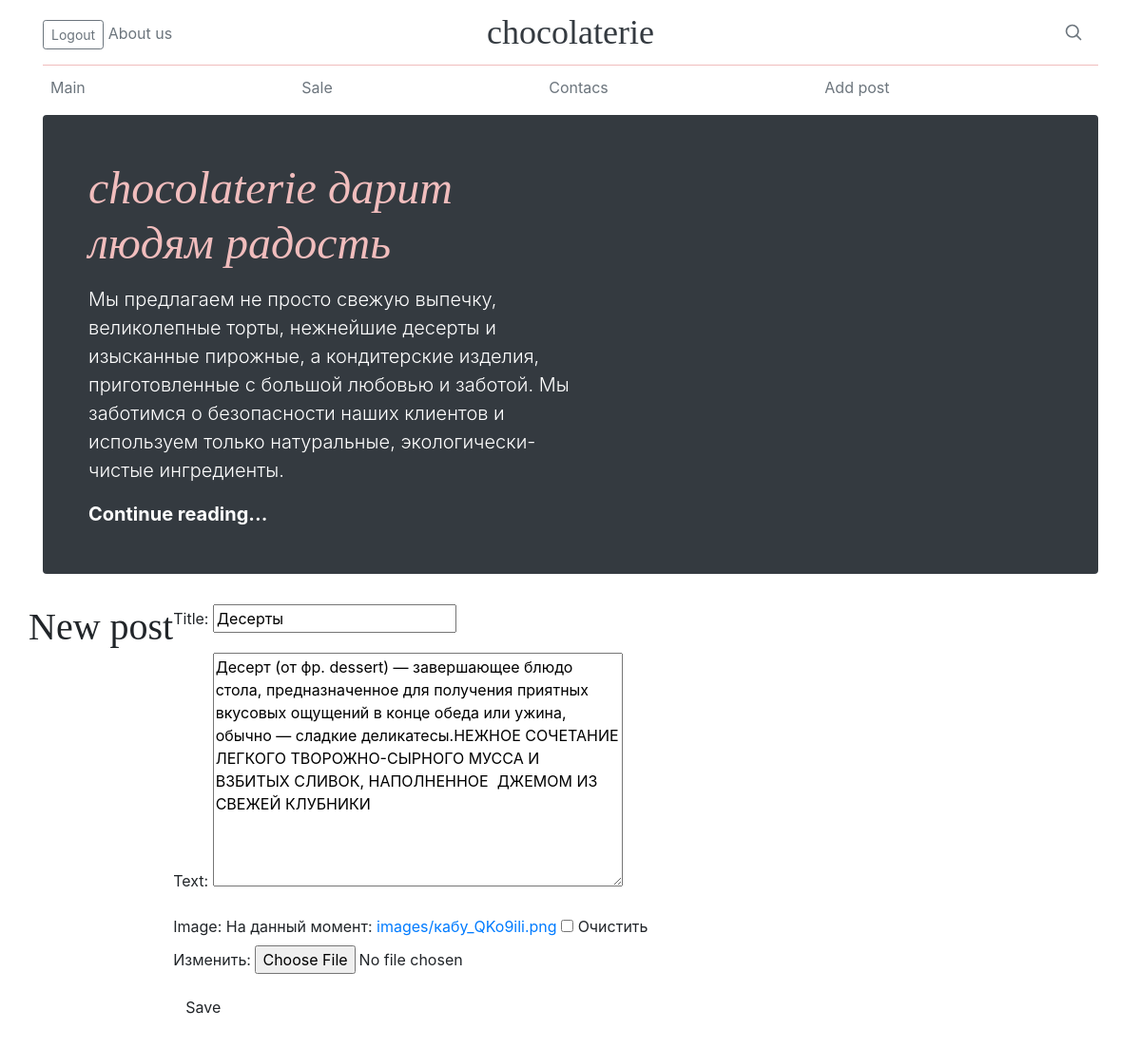
/post/30/edit/ (signed in), run on the app's committed database.
### blog/models.py (models this page shows)
class Post(models.Model):
    author = models.ForeignKey(settings.AUTH_USER_MODEL, on_delete=models.CASCADE)
    title = models.CharField(max_length=200)
    text = models.TextField()
    created_date = models.DateTimeField(default=timezone.now)
    published_date = models.DateTimeField(blank=True, null=True)
    image = models.ImageField(null=True, blank=True, upload_to='images/')

### blog/views.py (the view)
# urls.py: path('post/<int:pk>/edit/', views.post_edit, name='post_edit'),
@login_required
def post_edit(request, pk):
    post = get_object_or_404(Post, pk=pk)
    if request.method == "POST":
        form = PostForm(request.POST, request.FILES or None, instance=post)
        if form.is_valid():
            post = form.save(commit=False)
            post.author = request.user
            post.save()
            return redirect('post_detail', pk=post.pk)
    else:
        form = PostForm(instance=post)
    return render(request, 'blog/post_edit.html', {'form': form})

### blog/forms.py
class PostForm(forms.ModelForm):
    class Meta:
        model = Post
        fields = ('title', 'text', 'image')

### blog/templates/blog/post_edit.html (shortened to what this page needs)
{% extends 'blog/base.html' %}
{% block content %}
    <h1>New post</h1>
    <form method="POST" class="post-form" enctype="multipart/form-data">
        {{ form.as_p }}
        <button type="submit" class="save btn btn-default">Save</button>
    </form>
{% endblock %}

### blog/templates/blog/base.html (style rules this page uses)
h1, h2, h3, h4, h5, h6 { font-family: "Playfair Display", Georgia, "Times New Roman", serif; }

### data on the page
Post: title "Десерты", text "Десерт (от фр. dessert) — завершающее блюдо стола, предназначенное для получения приятных вкусовых ощущений в конце обеда или ужина, обычно — сладкие деликатесы.НЕЖНОЕ СОЧЕТАНИЕ ЛЕГКОГО ТВОРОЖНО-СЫРНОГО МУССА И ВЗБИТЫХ СЛИВОК, НАПОЛНЕННОЕ ДЖЕМОМ ИЗ СВЕЖЕЙ КЛУБНИКИ"
